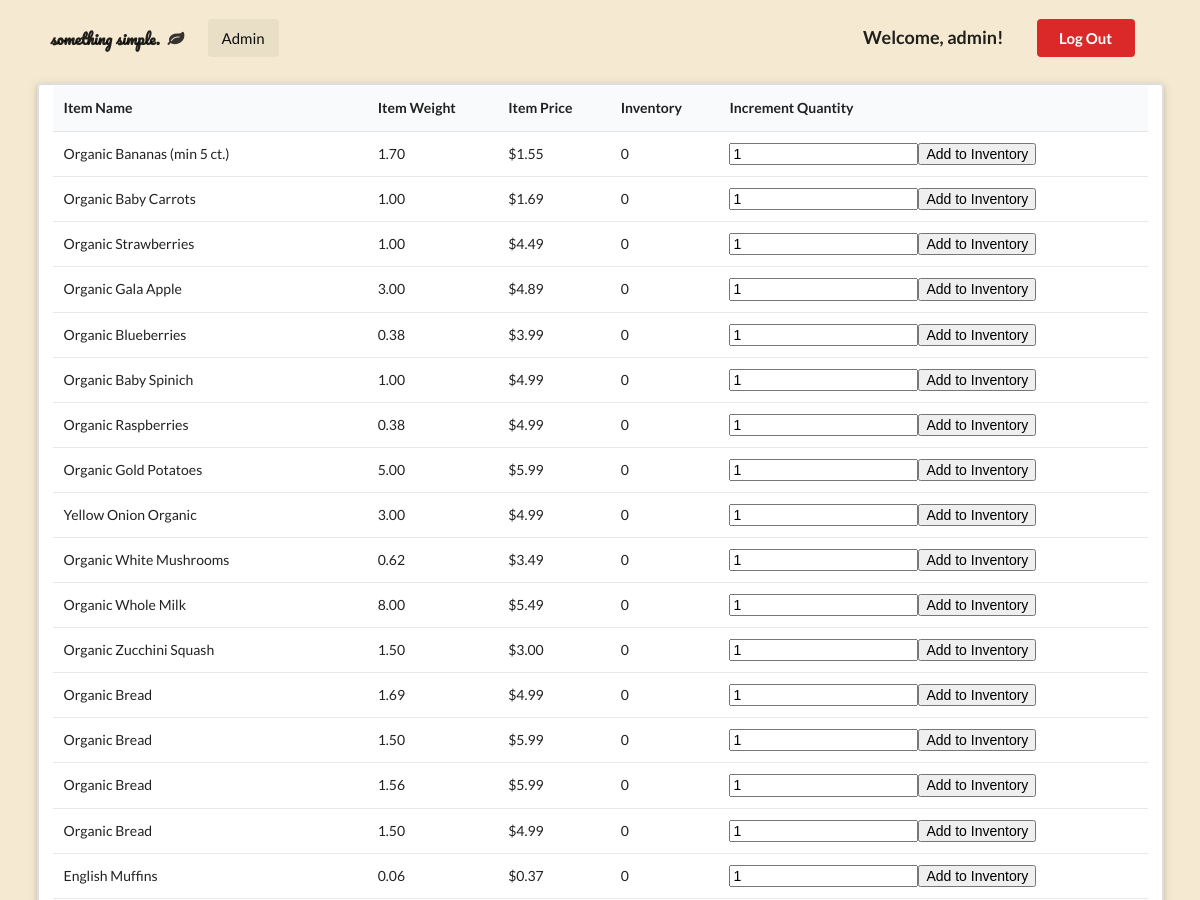
/adminHome.php (signed in, upper part), run on an earlier commit of the app's database.
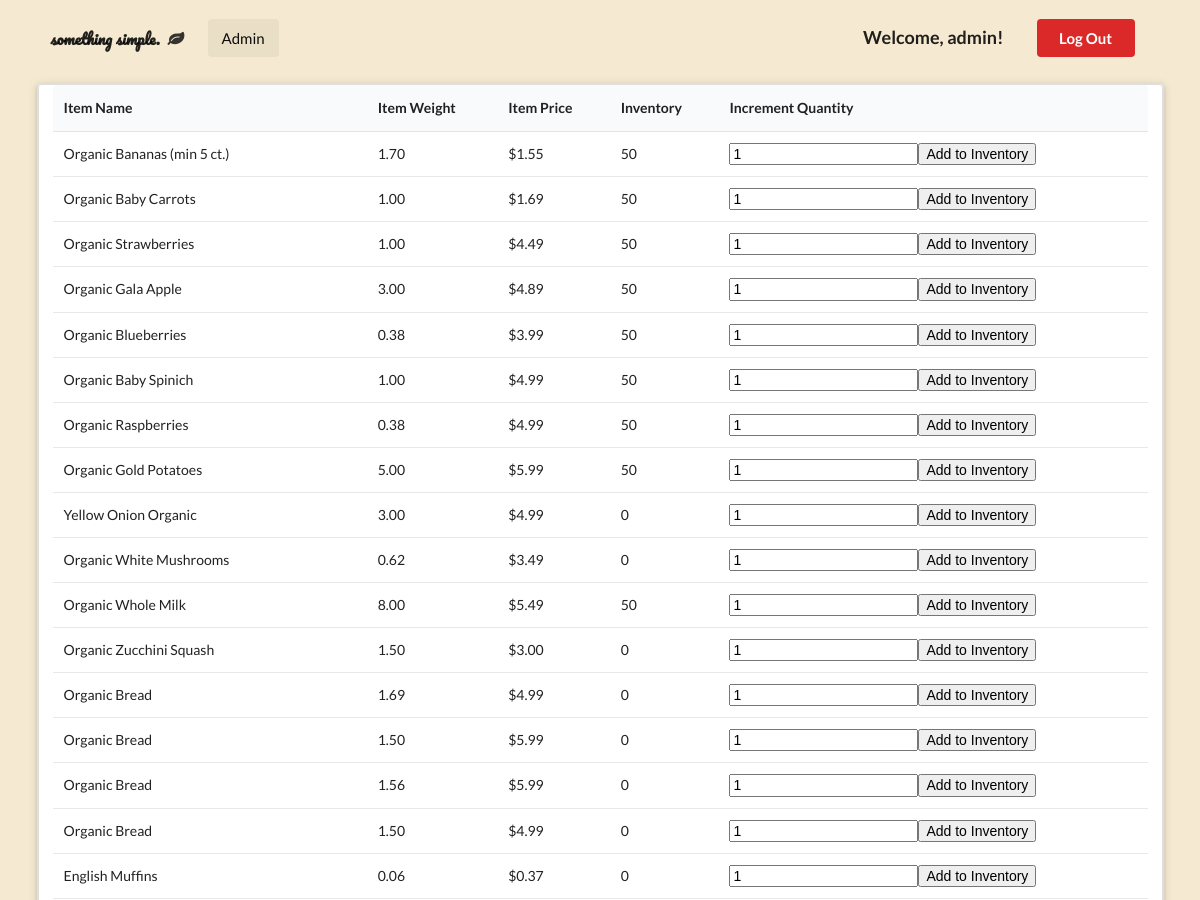
And on a later commit of the database.
### tables this page shows
CREATE TABLE `item` (
  `item_id` int(11) NOT NULL,
  `item_category` varchar(128) DEFAULT NULL,
  `item_name` varchar(128) DEFAULT NULL,
  `item_desc` varchar(128) DEFAULT NULL,
  `item_price` varchar(128) DEFAULT NULL,
  `item_weight` varchar(128) DEFAULT NULL,
  `item_weight_unit` varchar(4) DEFAULT NULL,
  `inventory` int(11) DEFAULT NULL,
  `image` varchar(255) DEFAULT NULL
);

### adminHome.php (the view, shortened to what this page needs)
<?php
  function query($query)
  {
      $connect = mysqli_connect('localhost','OFS','sesame','OFS');
      $result = mysqli_query($connect, $query);
      while($row=mysqli_fetch_assoc($result))
      {
          $set[] = $row;
      }
      if (!empty($set))
      {
        return $set;
      }
  }
?>
<!DOCTYPE html>
<html>
<head>
  <link rel="stylesheet" type="text/css" href="https://cdnjs.cloudflare.com/ajax/libs/semantic-ui/2.3.3/semantic.css">
</head>
<body>
  <div class="pusher">
    <section class="masthead">
      <div class="ui container">
        <div class="ui large secondary menu">
          <div class="header item">
            <span>something simple.</span>
            <i class="leaf icon"></i>
          </div>
          <a class="active item">Admin</a>
          <div class="right item">
            <h3>Welcome, <?php echo $_SESSION['username']['username']; ?>!</h3>
            <a class="ui negative button" href="index.php">Log Out</a>
          </div>
        </div>
        <div class="ui raised segment container">
          <div class="ui grid">
            <?php
              $items = query("SELECT * FROM item");
              echo "<table class='ui striped table'>
              <thead>
                <tr>
                <th>Item Name</th>
                <th>Item Weight</th>
                <th>Item Price</th>
                <th>Inventory</th>
                <th>Increment Quantity</th>
                </tr>
              </thead>";
              if (!empty($items))
              {
                foreach($items as $key=>$value)
                {
            ?>
                  <form method="post" action="adminHome.php?action=add&item_id=<?php echo $items[$key]["item_id"]; ?>">
                    <tr>
                      <td><?php echo $items[$key]["item_name"]; ?></td>
                      <td><?php echo $items[$key]["item_weight"];?></td>
                      <td><?php echo "$".$items[$key]["item_price"]; ?></td>
                      <td><?php echo $items[$key]["inventory"];?></td>
                      <td><input type="number"name="quantity" min="0" value="1"/><input type="submit" value="Add to Inventory"/></td>
                    </tr>
                  </form>
                  <?php
                }
                ?>
              </table>
              <?php
              }
            ?>
          </div>
        </div>
    </section>
  </div>
</body>
</html>

What changed in the data, as far as the page shows it:
changed item "Organic Bananas (min 5 ct.)": inventory "0" → "50"
changed item "Organic Baby Carrots": inventory "0" → "50"
changed item "Organic Strawberries": inventory "0" → "50"
changed item "Organic Gala Apple": inventory "0" → "50"
changed item "Organic Blueberries": inventory "0" → "50"
changed item "Organic Baby Spinich": inventory "0" → "50"
changed item "Organic Raspberries": inventory "0" → "50"
changed item "Organic Gold Potatoes": inventory "0" → "50"
changed item "Organic Whole Milk": inventory "0" → "50"
